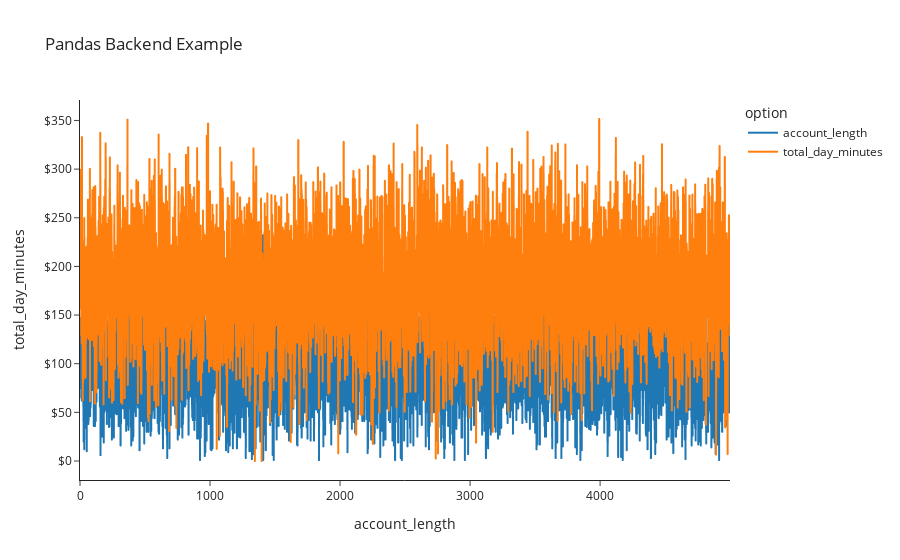

The cell this chart's notebook holds for it:
### Code cell
fig = data[['account_length', 'total_day_minutes']].plot(title="Pandas Backend Example", template="simple_white",
              labels=dict(index="account_length", value="total_day_minutes", variable="option"))
fig.update_yaxes(tickprefix="$")
fig.show()

### Figure 1 — Plotly figure (JSON) as saved in the notebook; plotly's stock layout.template omitted (floating-point values rounded to 4 significant figures; data arrays with more than 128 entries replaced by an {"elided": "..."} marker saying what was removed)
{"data": [{"hovertemplate": "option=account_length<br>account_length=%{x}<br>total_day_minutes=%{y}<extra></extra>", "legendgroup": "account_length", "line": {"color": "#1F77B4", "dash": "solid"}, "mode": "lines", "name": "account_length", "showlegend": true, "type": "scattergl", "x": {"elided": "5000 int values"}, "xaxis": "x", "y": {"elided": "5000 int values"}, "yaxis": "y"}, {"hovertemplate": "option=total_day_minutes<br>account_length=%{x}<br>total_day_minutes=%{y}<extra></extra>", "legendgroup": "total_day_minutes", "line": {"color": "#FF7F0E", "dash": "solid"}, "mode": "lines", "name": "total_day_minutes", "showlegend": true, "type": "scattergl", "x": {"elided": "5000 int values"}, "xaxis": "x", "y": {"elided": "5000 float values"}, "yaxis": "y"}], "layout": {"autosize": true, "legend": {"title": {"text": "option"}, "tracegroupgap": 0}, "title": {"text": "Pandas Backend Example"}, "xaxis": {"anchor": "y", "autorange": true, "domain": [0, 1], "range": [0, 4999], "title": {"text": "account_length"}, "type": "linear"}, "yaxis": {"anchor": "x", "autorange": true, "domain": [0, 1], "range": [-19.53, 371.0], "tickprefix": "$", "title": {"text": "total_day_minutes"}, "type": "linear"}}}
